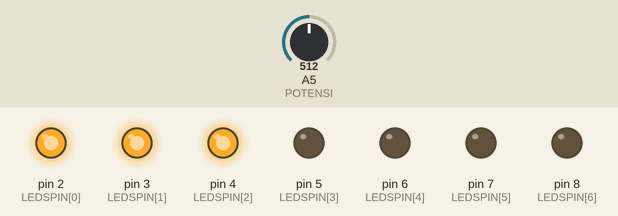
This sketch was run on a simulated Arduino Uno, built with avr-gcc and run on an emulated ATmega328P. Parts: output pins drawn as LEDs (lit = HIGH). The test bench sets the inputs (shaded band); at power-on: A5 (POTENSI) = 512.

Above: at 1.2 s.
1.3 s: A5 (POTENSI) set to 575
2.8 s: A5 (POTENSI) set to 601
At 3.9 s:
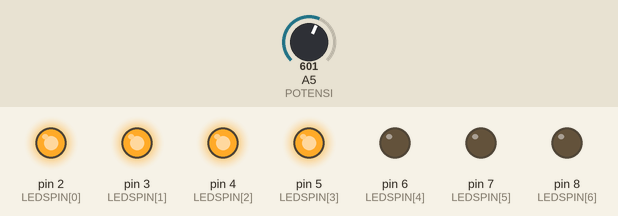
4.3 s: A5 (POTENSI) set to 306
At 5.1 s:
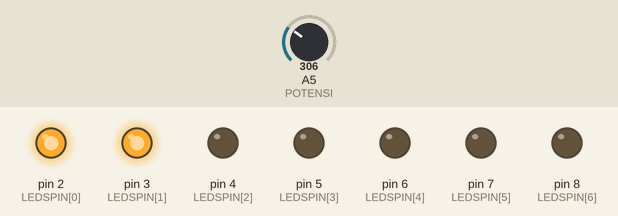
5.8 s: A5 (POTENSI) set to 280
At 6.2 s:
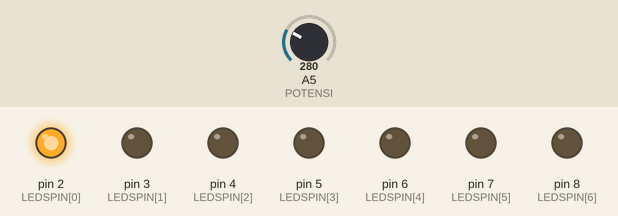
7.3 s: A5 (POTENSI) set to 162
8.8 s: A5 (POTENSI) set to 131
At 9.7 s:
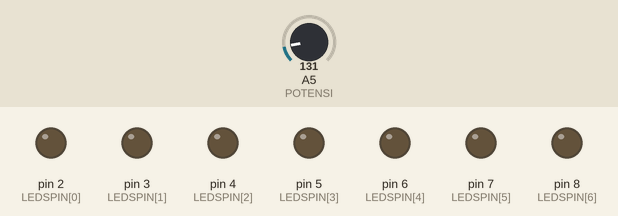
Timing chart, 0 to 11.3 s (numbered marks = the images above; inputs shaded):
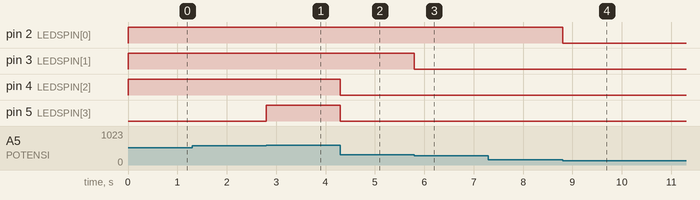

Measured:
- the behaviour switches between 584 and 585 on A5 (POTENSI) (found by bisection; images 0 and 1)
- the behaviour switches between 293 and 292 on A5 (POTENSI) (found by bisection; images 2 and 3)
- the behaviour switches between 147 and 146 on A5 (POTENSI) (found by bisection; images 3 and 4)
- after the input at 1.3 s, every drawn part: stays the same
- after the input at 2.8 s, pin 5 (LEDSPIN[3]): LOW → HIGH at once
- after the input at 4.3 s, pin 4 (LEDSPIN[2]), pin 5 (LEDSPIN[3]): HIGH → LOW at once
- after the input at 5.8 s, pin 3 (LEDSPIN[1]): HIGH → LOW at once
- after the input at 7.3 s, every drawn part: stays the same
- after the input at 8.8 s, pin 2 (LEDSPIN[0]): HIGH → LOW at once

The sketch:

lamp_potensio.ino
```cpp
int LEDSPIN[7] = {2, 3, 4, 5, 6, 7, 8};

const int POTENSI = A5;
void setup()
{
    pinMode(LEDSPIN[0], OUTPUT);
    pinMode(LEDSPIN[1], OUTPUT);
    pinMode(LEDSPIN[2], OUTPUT);
    pinMode(LEDSPIN[3], OUTPUT);
    pinMode(LEDSPIN[4], OUTPUT);
    pinMode(LEDSPIN[5], OUTPUT);
    pinMode(LEDSPIN[6], OUTPUT);

    pinMode(POTENSI, INPUT);
}

void loop()
{
    int pot = analogRead(POTENSI);
    pot = map(pot, 0, 1023, 0, 7);

    for (int i = 0; i < 7; i++)
    {
        if (pot > i)
        {
            digitalWrite(LEDSPIN[i], HIGH);
        }
        else
        {
            digitalWrite(LEDSPIN[i], LOW);
        }
    }
}
```
